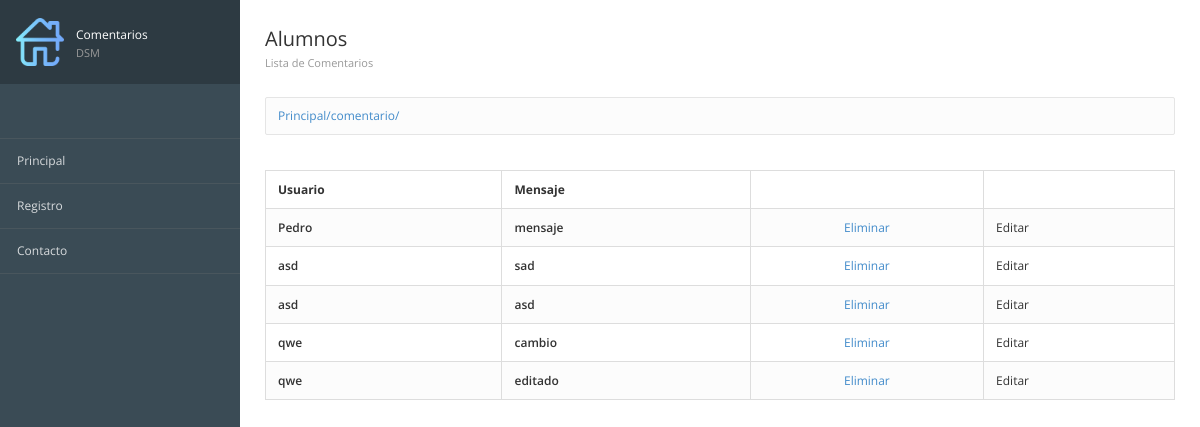
/comentario/, run on the app's committed database.
### registros/models.py (models this page shows, shortened)
class ComentarioContacto(models.Model):
    id = models.AutoField(primary_key=True,verbose_name="Clave")
    usuario = models.TextField(verbose_name="Usuario")
    mensaje = models.TextField(verbose_name="Comentario")
    created =models.DateTimeField(auto_now_add=True,verbose_name="Registrado")
    class Meta:
        verbose_name = "Comentario Contacto"
        verbose_name_plural = "Comentarios Contactos"
        ordering = ["-created"]

### registros/views.py (the view)
# urls.py: path('comentario/',views_registros.comentario, name="Comentario"),
def comentario(request):
    comentarios=ComentarioContacto.objects.all()
    return render(request,"registros/comentario.html",{'comentarios':comentarios})

### inicio/templates/registros/comentario.html (shortened to what this page needs)
{% extends "inicio/encabezado.html" %}
{% block imagen %}
	{% load static %}
	{%static 'inicio/images/home.png'%}
{% endblock %}
{% block pag %}Comentarios {% endblock %}
			{% block encabezado %}
			<h3>Alumnos
				<small>Lista de Comentarios </small></h3>
			{% endblock %}
{% block contenido %}
<table class="table table-bordered table-striped">
    <thead>
        <tr>
            <th>Usuario</th>
            <th>Mensaje</th>
            <th></th>
            <th></th>
        </tr>
    </thead>
	<tbody>
		{% for comentario in comentarios %}
		<tr>
			<td class="text-semibold">{{ comentario.usuario }}</td>
			<td class="text-semibold">{{ comentario.mensaje }}</td>
			<td class="text-center">
				<a href="{%url 'Eliminar' comentario.id%}">Eliminar</a>
			</td>
			<td class=>Editar</td>
		</tr>
		{% endfor %}
	</tbody>
</table>
{% endblock %}

### inicio/static/inicio/css/londinium-theme.css (style rules this page uses)
html { height: 100%; }
body { font-family: 'Open Sans', sans-serif; font-size: 12px; position: relative; min-height: 100%; }
a { cursor: pointer; }
h1, h2, h3, h4, h5, h6, .h1, .h2, .h3, .h4, .h5, .h6 { font-weight: 600; line-height: 1.42857143; margin-top: 0; }
h3, .h3 { font-size: 20px; }
.text-semibold { font-weight: 600; }
.page-header small { display: block; font-size: 11px; color: #999; margin: 8px 0 0 0; }
.page-title h3 { padding: 29px 0; margin: 0; font-weight: 400; line-height: 20px; }
.table { margin-bottom: 0; }
.table > thead > tr > th { border-bottom-width: 1px; outline: 0; }
.table > thead > tr > th, .table > tbody > tr > th, .table > tfoot > tr > th, .table > thead > tr > td, .table > tbody > tr > td, .table > tfoot > tr > td { vertical-align: middle; padding: 10px 12px; }
.table-striped > tbody > tr:nth-child(odd) > td, .table-striped > tbody > tr:nth-child(odd) > th, .table-hover > tbody > tr:hover > td, .table-hover > tbody > tr:hover > th { background-color: #fcfcfc; }

### data on the page
ComentarioContacto: usuario "Pedro", mensaje "mensaje"
ComentarioContacto: usuario "asd", mensaje "sad"
ComentarioContacto: usuario "asd", mensaje "asd"
ComentarioContacto: usuario "qwe", mensaje "cambio"
ComentarioContacto: usuario "qwe", mensaje "editado"

### other printed values
{{ request.path }} "/comentario/"
